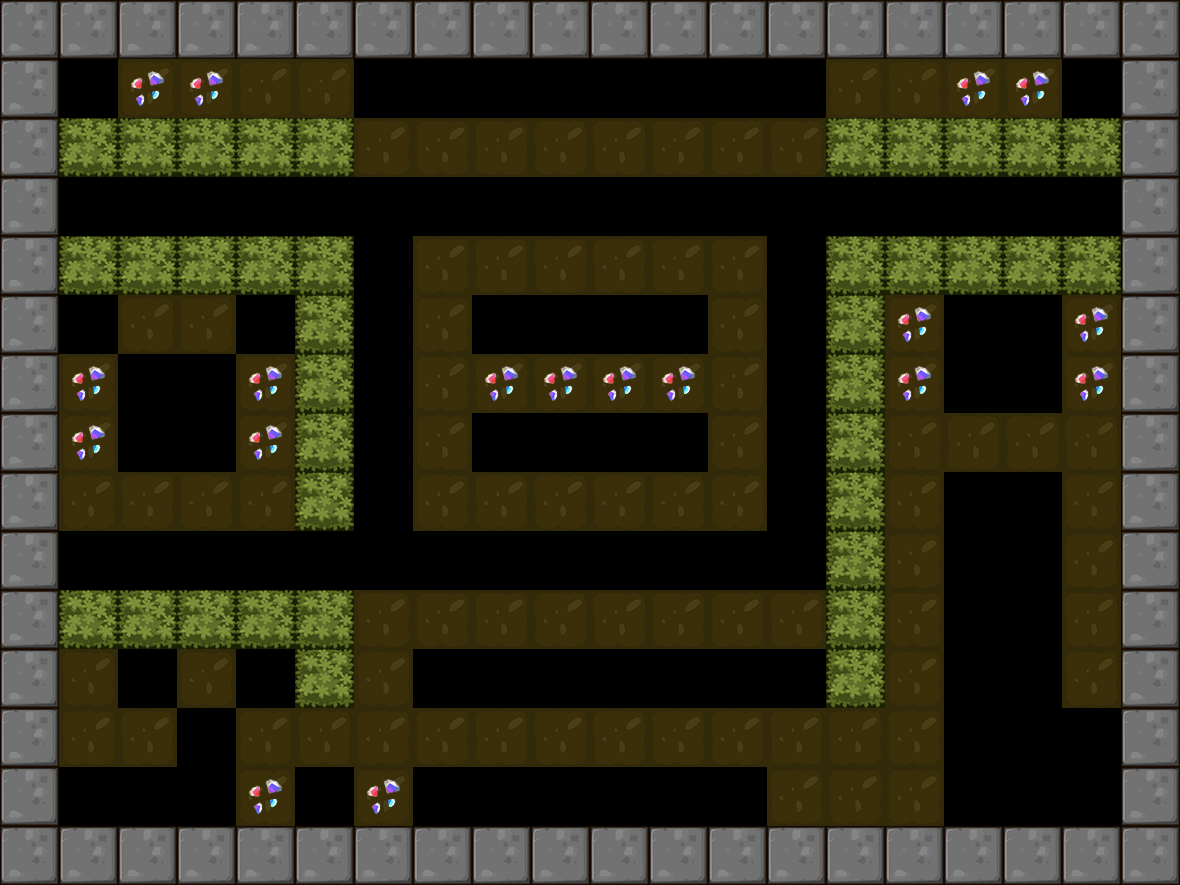

Below is a game level as drawn by its tile map, then a one-line description and the .tmx that defines it (tile-layer data replaced by summaries):
An orthogonal 20x15 tile map with 59x59 px tiles, 1 tile layer (BackGround) and 5 objects (3x Shipper, Player, Hammer).

<map version="1.0" orientation="orthogonal" renderorder="right-down" width="20" height="15" tilewidth="59" tileheight="59">
 <tileset firstgid="1" name="itemmap" tilewidth="59" tileheight="59">
  <image source="tileset2.png" trans="ff00ff" width="354" height="354" />
 </tileset>
 <layer name="BackGround" width="20" height="15">
  <data>[300 cells, 245 non-empty, 10 distinct tile ids]</data>
 </layer>
 <objectgroup name="RobotCharacter">
  <object name="Player" x="73.75" y="177" width="40" height="40" />
 </objectgroup>
 <objectgroup name="EnemyCharacter">
  <object name="Hammer" type="Hammer" x="485.245" y="655.675" width="40" height="40" />
  <object name="Shipper" type="Shipper" x="1008.2" y="540.527" width="40" height="40" />
  <object name="Shipper" type="Shipper" x="1036.9" y="180.912" width="40" height="40" />
  <object name="Shipper" type="Shipper" x="175.847" y="537.15" width="40" height="40" />
 </objectgroup>
</map>
